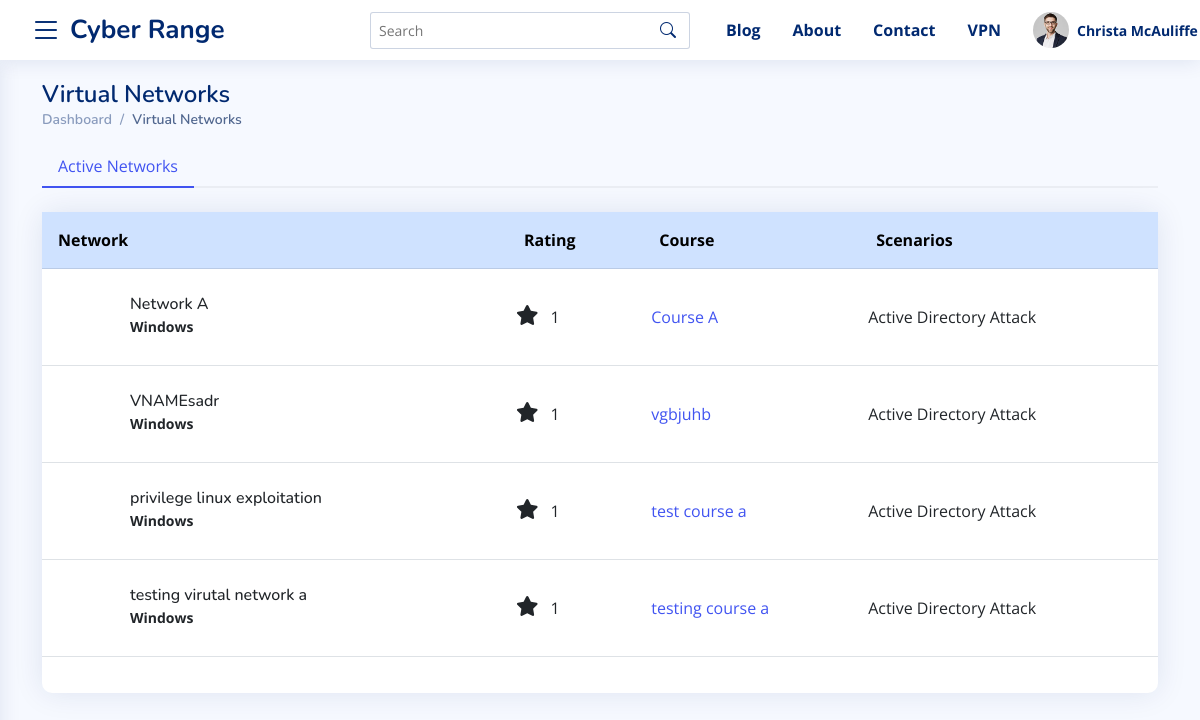
/instructor/virtaul-networks (signed in), run on an earlier commit of the app's database.
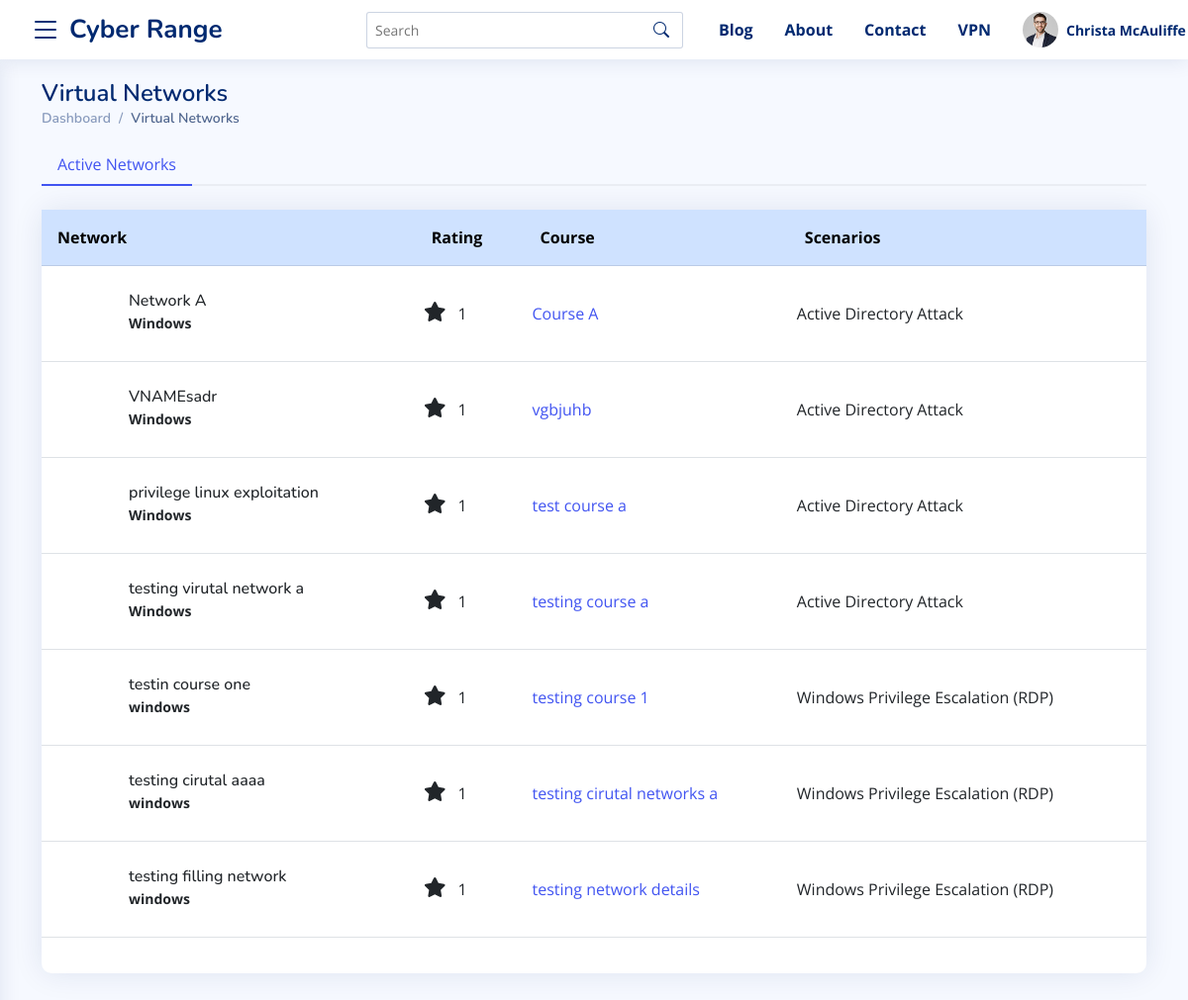
And on a later commit of the database.
### accounts/models.py (models this page shows, shortened)
class User(AbstractBaseUser):
    username = models.CharField(
        verbose_name="Username",
        max_length=255,
        default="",
        blank=True,
        unique=False,
    )
    email = models.EmailField(
        verbose_name='email address',
        max_length=255,
        unique=True,
    )
    is_active = models.BooleanField(default=True, help_text="User is verified and have access to the website. Admin can also block a user by un-check this field")
    is_staff = models.BooleanField(default=False , editable=False) # a admin user; non super-user
    is_superuser = models.BooleanField(default=False, help_text="Superuser of the whole website.") # a superuser
    is_student = models.BooleanField(default=False)
    is_instructor = models.BooleanField(default=False)
    is_admin = models.BooleanField(default=False)
    groups = models.ManyToManyField(
        Group,
        verbose_name=_('groups'),
        blank=True,
        help_text=_(
            'The groups this user belongs to. A user will get all permissions '
            'granted to each of their groups.'
        ),
        related_name="user_groups_set",
        related_query_name="user",
    )
    permissions = models.ManyToManyField(
        Permission,
        verbose_name=_('user permissions'),
        blank=True,
        help_text=_('Specific permissions for this user.'),
        related_name="user_permissions_set",
        related_query_name="user",
    )
    date_joined = models.DateTimeField(_('Date Joined'), blank=True, null=True, auto_now_add=True)
    updated= models.DateTimeField( verbose_name= _('Last Updated Timestamp') , auto_now= True)
    USERNAME_FIELD = 'email'
    REQUIRED_FIELDS = [] # Email & Password are required by default.
    objects = UserManager()

### master_app/models.py (models this page shows, shortened)
class VirtualNetwork(models.Model):
    course = models.ForeignKey(Course, on_delete=models.CASCADE)
    name = models.CharField(max_length=100)
    description = RichTextField()
    operating_system = models.CharField(max_length=100, default=1 )
    scenarios = models.CharField(max_length=200, default="1" ,)
    rating  = models.CharField(max_length=1 , default="1", choices=RATING_CHOICES, blank=True, null=True)
    config_file_url = models.URLField(max_length=300 , default="" , blank=True, null=True)
    ip_address = models.GenericIPAddressField(blank=True, null=True)
    topology_image = models.ImageField(upload_to="topologies/", blank=True, null=True)
    ssh_file = models.FileField(upload_to="sshFiles/" , blank=True, null=True)
    instructions = RichTextField(blank = True, null=True, default="")
    is_instance_created = models.BooleanField(default=False, blank=True, null=True)
    imageRef = models.CharField(max_length=200 , blank=True, null=True)
    size = models.CharField(max_length=200 , blank=True, null=True)
    status = models.CharField(max_length=200 , blank=True, null=True)
    state = models.CharField(max_length=200 , blank=True, null=True)
    min_ram = models.CharField(max_length=200 , blank=True, null=True)
    min_disk = models.CharField(max_length=200 , blank=True, null=True)
    server_id = models.CharField(max_length=200, blank=True, null=True)
    def get_operating_system(self):
        try:
            return OPERATING_SYSTEM_CHOICES_TEXT[self.operating_system]
        except:
            return self.operating_system
    def get_scenarios(self):
        try:
            return SCENARIOS_CATEGORYIES_TEXT[self.scenarios]
        except:
            return self.scenarios

class Course(models.Model):
    instructor = models.ForeignKey(User, on_delete=models.CASCADE)
    name = models.CharField(max_length=100)
    start_time = models.DateTimeField(auto_now_add=False, default=timezone.now)
    end_time = models.DateTimeField(auto_now_add=False, default=timezone.now)
    created_timestamp = models.DateTimeField( auto_now_add=True )
    description = RichTextField()
    is_approved = models.CharField(max_length=2, choices=APPROVED_CHOICES, default="1")
    points = models.IntegerField(blank=True, null=True, default=60)
    def __str__(self):
        return self.name

### master_app/views.py (the view)
# urls.py: path("instructor/virtaul-networks", views.InstructorVirtualNetworkList, name="instructor-virtual-network-url"),
@login_required
@teacher_required
def InstructorVirtualNetworkList(request):
    networks = [i for x in Course.objects.filter(
        instructor=request.user) for i in x.virtualnetwork_set.all() if len(x.virtualnetwork_set.all()) > 0]
    template_name = 'master_app/instructor/virutal_netwroks.html'
    context = {
        "networks": networks
    }
    return render(request, template_name, context)

### master_app/templates/master_app/instructor/virutal_netwroks.html (shortened to what this page needs)
{%  extends 'base.html' %}
{% load static %}
{% block content %}
<main id="main" class="main">
    <section class="section dashboard">
      <div class="container">
        <div class="row">
          <div class="col-12">
            <div class="pagetitle">
              <h1>Virtual Networks</h1>
              <nav>
                  <ol class="breadcrumb">
                      <li class="breadcrumb-item"><a href="{% url 'instructor-dasboard-url' %}">Dashboard</a></li>
                      <li class="breadcrumb-item active">Virtual Networks</li>
                  </ol>
              </nav>
            </div>
          </div>
        </div>
            <div class="row">
                <div class="col-12">
                    <div class="card shadow-none bg-transparent p-0">
                        <div class="card-body px-0">
                            <ul class="nav nav-tabs nav-tabs-bordered" id="borderedTab" role="tablist">
                                <li class="nav-item" role="presentation">
                                  <button class="nav-link active" id="home-tab" data-bs-toggle="tab" data-bs-target="#bordered-home" type="button" role="tab" aria-controls="home" aria-selected="true">Active Networks</button>
                                </li>
                              </ul>
                              <div class="tab-content pt-2" id="borderedTabContent">
                                <div class="tab-pane fade show active" id="bordered-home" role="tabpanel" aria-labelledby="home-tab">
                                    <div class="card  mt-3">
                                        <div class="card-body px-0">
                                          <table class="table">
                                            <thead class="table-primary ">
                                              <tr >
                                                <th scope="col" class="p-3">Network</th>
                                                <th scope="col" class="p-3">Rating</th>
                                                <th scope="col" class="p-3">Course</th>
                                                <th scope="col" class="p-3">Scenarios</th>
                                              </tr>
                                            </thead>
                                            <tbody>
                                              {% for network in networks %}
                                                <tr >
                                                  <td class="py-3">
                                                      <div class="d-flex align-items-center">
                                                          <div class="card-icon rounded-circle d-flex align-items-center justify-content-center">
                                                          </div>
                                                          <div class="ps-3">
                                                            <h6 class="mb-0">{{ network.name }}</h6>
                                                            <span class=" small pt-1 fw-bold">{{ network.get_operating_system }}</span>
                                                          </div>
                                                        </div>
                                                  </td>
                                                  <td class="align-middle">
                                                      <i class="fas fa-star circle-icon fs-5 me-2"></i> {{ network.rating }}
                                                  </td>
                                                  <td class="align-middle">
                                                    <a href="{% url 'instructor-courses-details-url' network.course.id %}">{{ network.course }}</a>
                                                  </td>
                                                  <td class="align-middle">
                                                    {{ network.get_scenarios }}
                                                  </td>
                                                </tr>
                                              {% endfor %}
                                            </tbody>
                                          </table>
                                        </div>
                                    </div>
                                </div>
                              </div>
                        </div>
                    </div>
                </div>
            </div>
          </div>
    </section>
</main>
{% endblock %}

### master_app/templates/master_app/base.html (shortened to what this page needs)
<!doctype html>
<html lang="en">
<head>
    {% include 'style.html' %}
</head>
<body class="toggle-sidebar">
    {% block header %}
        {% include 'header.html' %}
    {% endblock header %}
    {% block content %}
    {% endblock content %}
</body>
</html>

### master_app/templates/master_app/style.html (shortened to what this page needs)
{% load static %}
  <link href="{% static 'assets/vendor/bootstrap/css/bootstrap.min.css' %}" rel="stylesheet">
  <link href="{% static 'assets/vendor/bootstrap-icons/bootstrap-icons.css' %}" rel="stylesheet">
  <link href="{% static 'assets/vendor/boxicons/css/boxicons.min.css' %}" rel="stylesheet">
  <link rel="stylesheet" href="{% static 'assets/vendor/fontawesome/all.min.css' %}" />
  <link href="{% static 'assets/vendor/simple-datatables/style.css' %}" rel="stylesheet">
<link href="{% static 'assets/css/style.css' %}" rel="stylesheet">
<link rel="stylesheet" href="{% static 'assets/vendor/ripple/ripple.min.css' %}" />
<link rel="stylesheet" href="{% static 'assets/vendor/notification/noty.css' %}" />

### master_app/templates/master_app/header.html (shortened to what this page needs)
{% load static %}
<header class="header fixed-top d-flex align-items-center  sticky-top ">
  <div class="d-flex align-items-center justify-content-center">
    <i class="bi bi-list toggle-sidebar-btn"></i>
    <a href="{% url 'master_index' %}" class="logo d-flex align-items-center ms-2">
      <span class="d-none d-lg-block">Cyber Range</span>
    </a>
  </div>
  <div class="search-bar">
    <form class="search-form d-flex align-items-center" method="POST" action="#">
      <input type="text" name="query" placeholder="Search" title="Enter search keyword">
      <button type="submit" title="Search"><i class="bi bi-search"></i></button>
    </form>
  </div>
  <nav class="header-nav  ms-auto">
    <ul class="d-flex align-items-center">
      {% if request.user.is_authenticated %}
      <li class="nav-item">
        <a href="#!" class="nav-link nav-profile d-flex align-items-center px-3 fw-bold">
          Blog</a>
      </li>
      <li class="nav-item">
        <a href="#!" class="nav-link nav-profile d-flex align-items-center px-3 fw-bold">
          About</a>
      </li>
      <li class="nav-item">
        <a href="#!" class="nav-link nav-profile d-flex align-items-center px-3 fw-bold">
          Contact</a>
      </li>
      <li class="nav-item">
        <a href="#!" class="nav-link nav-profile d-flex align-items-center px-3 fw-bold"> VPN </a>
      </li>
      <li class="nav-item dropdown px-3">
        <a class="nav-link nav-profile d-flex align-items-center pe-0" href="#" data-bs-toggle="dropdown">
          <img src="{% static 'assets/img/profile-img.jpg' %}" alt="Profile" class="rounded-circle">
          <span class="d-none d-md-block dropdown-toggle ps-2 fw-bold">{{ request.user.username }}</span>
        </a>
      </li>
      {% endif %}
    </ul>
  </nav>
</header>

### master_app/templates/master_app/instructor/offcanvas_network.html (shortened to what this page needs)
{% load static %}

### master_app/templates/master_app/script.html (shortened to what this page needs)
{% load static %}

### master_app/static/assets/css/style.css (style rules this page uses)
:root { scroll-behavior: smooth; }
body { font-family: "Open Sans", sans-serif; background: #f6f9ff; color: #444444; }
a { color: #4154f1; text-decoration: none; }
h1, h2, h3, h4, h5, h6 { font-family: "Nunito", sans-serif; }
#main { margin-top: 60px; padding: 20px 30px; transition: all 0.3s; }
.pagetitle { margin-bottom: 10px; }
.pagetitle h1 { font-size: 24px; margin-bottom: 0; font-weight: 600; color: #012970; }
.card { margin-bottom: 30px; border: none; border-radius: 5px; box-shadow: 0px 0 30px rgba(1, 41, 112, 0.1); }
.card-body { padding: 0 20px 20px 20px; }
.breadcrumb { font-size: 14px; font-family: "Nunito", sans-serif; color: #899bbd; font-weight: 600; }
.breadcrumb a { color: #899bbd; transition: 0.3s; }
.breadcrumb .breadcrumb-item::before { color: #899bbd; }
.breadcrumb .active { color: #51678f; font-weight: 600; }
.nav-tabs-bordered { border-bottom: 2px solid #ebeef4; }
.nav-tabs-bordered .nav-link { margin-bottom: -2px; border: none; color: #2c384e; }
.nav-tabs-bordered .nav-link.active { background-color: #fff; color: #4154f1; border-bottom: 2px solid #4154f1; }
.logo { line-height: 1; }
@media (min-width: 1200px) { .logo { width: 280px; } }
.logo span { font-size: 26px; font-weight: 700; color: #012970; font-family: "Nunito", sans-serif; }
.header { transition: all 0.5s; z-index: 997; height: 60px; box-shadow: 0px 2px 20px rgba(1, 41, 112, 0.1); background-color: #fff; padding-left: 20px; }
.header .toggle-sidebar-btn { font-size: 32px; padding-left: 10px; cursor: pointer; color: #012970; }
.header .search-bar { min-width: 360px; padding: 0 20px; }
.header .search-form { width: 100%; }
.header .search-form input { border: 0; font-size: 14px; color: #012970; border: 1px solid rgba(1, 41, 112, 0.2); padding: 7px 38px 7px 8px; border-radius: 3px; transition: 0.3s; width: 100%; }
.header .search-form button { border: 0; padding: 0; margin-left: -30px; background: none; }
.header .search-form button i { color: #012970; }
.header-nav ul { list-style: none; }
.header-nav>ul { margin: 0; padding: 0; }
.header-nav .nav-profile { color: #012970; }
.header-nav .nav-profile img { max-height: 36px; }
.header-nav .nav-profile span { font-size: 14px; font-weight: 600; }
@media (min-width: 1200px) { #main, #footer { margin-left: 300px; } }
@media (min-width: 1200px) { .toggle-sidebar #main, .toggle-sidebar #footer { margin-left: 0; } }
.dashboard .card-icon { font-size: 32px; line-height: 0; width: 64px; height: 64px; flex-shrink: 0; flex-grow: 0; }

### master_app/templates/master_app/base.html (style rules this page uses)
#main { margin-top: 0; }
.card { border-radius: 0.625rem; }

### master_app/templates/master_app/instructor/virutal_netwroks.html (style rules this page uses)
.nav-tabs-bordered .nav-link.active { background-color: transparent; }

What changed in the data, as far as the page shows it:
added VirtualNetwork: name "testin course one", get_operating_system "windows", rating "1", course "testing course 1", get_scenarios "Windows Privilege Escalation (RDP)"
added VirtualNetwork: name "testing cirutal aaaa", get_operating_system "windows", rating "1", course "testing cirutal networks a", get_scenarios "Windows Privilege Escalation (RDP)"
added VirtualNetwork: name "testing filling network", get_operating_system "windows", rating "1", course "testing network details", get_scenarios "Windows Privilege Escalation (RDP)"
